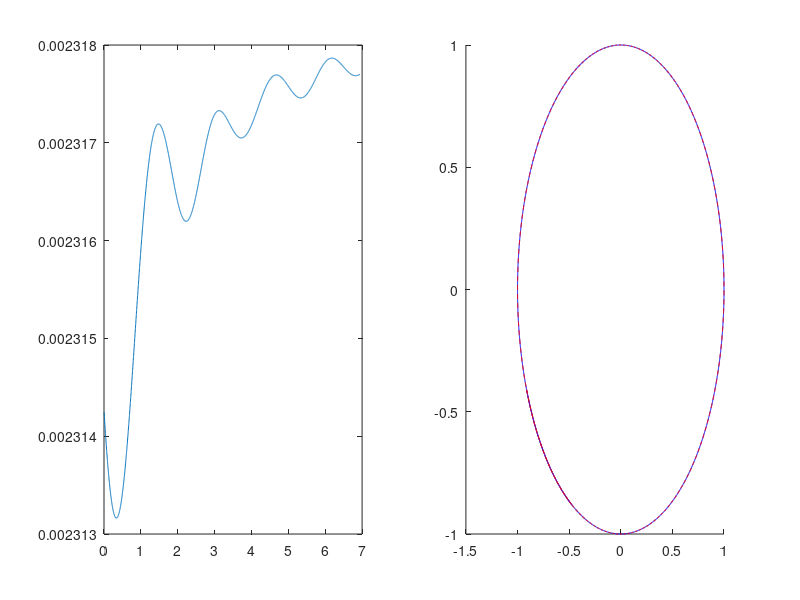

The MATLAB source for this figure:
%% Sample Matlab code
N = 1e3;     % reservoir size
eta = 0.1;   % Win scalar
rho = 0.9;   % W spectral radius
alpha = 0.5; % leaking rate
beta = 1e-8; % ridge-regression

% Sine wave (arbitrary range)
T = 1e4;    % time-series length
tsTime = linspace(0,exp(pi),T); % time-axis
genData = [sin(tsTime); cos(tsTime)]; % circle
dt = tsTime(2); % time-step
inDim = 2; outDim = 2; % hardcoded

washout = 100;
trainLength = floor(0.7*T);
testLength = T - trainLength -1;

% split data
U = genData(:,1:trainLength);   % train input
Y = genData(:,2:trainLength+1); % train target
testU = genData(:,trainLength+1:end); % test split
testY = genData(:,trainLength+1:trainLength+testLength);

Win = eta*(2*rand(N,inDim+1)-1); % input weights

W = 2*(sprand(N,N,0.05)-1); % sparse uniform reservoir
W = rho/abs(eigs(W,1)) * W; % rescale spectral radius

X = zeros(N+inDim+1,trainLength-washout); % activations time-series
x = zeros(N,1); % reservoir state

% perform initial washout
for t=1:washout
    x = alpha*x + tanh(Win*[1;U(:,t)] + W*x);
end
Y(:,1:washout) = []; % remove washout
U(:,1:washout) = [];

% post-washout training
for t=1:(trainLength-washout)
    x = alpha*x + tanh(Win*[1;U(:,t)] + W*x);
    X(:,t) = [1;U(:,t);x];
end

% find output weights using ridge-regression
Wout = (Y*X') / (X*X' + beta*eye(N+inDim+1));

% prepare for forecast
forecastY = zeros(outDim,testLength);
yhat = testU(:,1); % forecast i.c.

% forecasting
for t=1:testLength
    x = alpha*x + tanh(Win*[1;yhat] + W*x);
    forecastY(:,t) = Wout * [1;yhat;x];
    yhat = forecastY(:,t);
end

%% Compute forecast error

e = dot( (testY-forecastY),(testY-forecastY), 1); % for rmse
intensity = dot( testY, testY, 1); % for relative error
rmseSeries = zeros(1,testLength); % store rmse

intensitySeries = zeros(1,testLength); % store intensity
relerrSeries = zeros(1,testLength); % store relerr series

% compute error at each forecast time-step
for t = 1:testLength
    rmseSeries(t) = sqrt( mean(e(1:t)) ); % rmse
    intensitySeries(t) = sum( intensity(1:t) )./t; % intensity
    relerrSeries(t) = rmseSeries(t) ./ ...
                      sqrt(intensitySeries(t) ); % relerr
end

%% Plot error and forecast

figure;subplot(1,2,1); % plot relative error
    plot(dt*(1:1:testLength), relerrSeries);
subplot(1,2,2); hold on; % plot test signal and forecast
    plot(testY(1,:),testY(2,:),'b');
    plot(forecastY(1,:),forecastY(2,:),'--r');